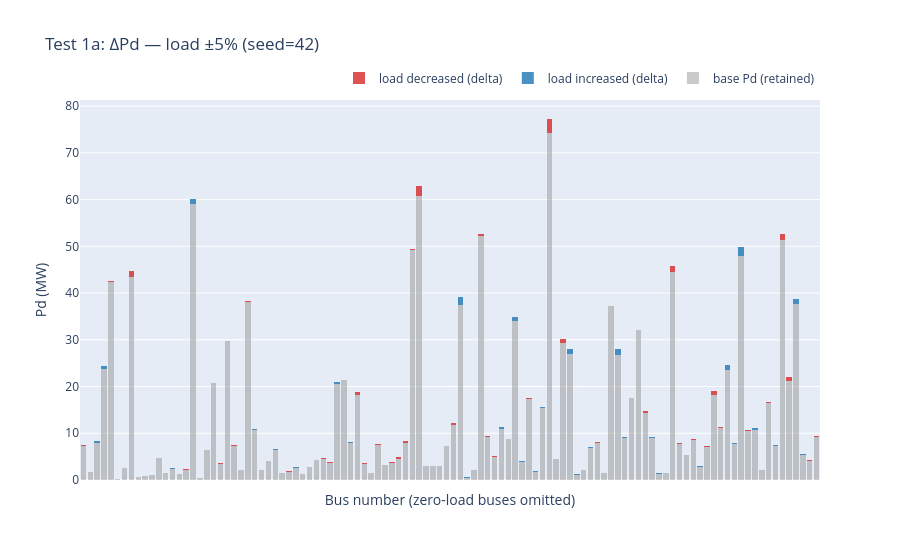

Source (notebook cell):
### Code cell
# Test 1a: load ±5% (seed=42)
IL_LOAD_IN = M_CASES_DIR / "case_ACTIVSg200_load5pct.m"
IL_LOAD_OUT = M_CASES_DIR / "case_ACTIVSg200_load5pct_solved.m"

fig_1a = plot_load_comparison(
    ILLINOIS_M, IL_LOAD_IN, title="Test 1a: ΔPd — load ±5% (seed=42)"
)
_ = fig_1a.show()

load_df, load_stderr, load_rc = run_solve_pf_out(IL_LOAD_IN, IL_LOAD_OUT)
pf_summary("Test 1a: load ±5%", load_df, load_rc, load_stderr)
if load_rc == 0:
    diff_vs_base("load ±5%", load_df, il_df)

### Figure 1 — Plotly figure (JSON) as saved in the notebook; plotly's stock layout.template omitted (floating-point values rounded to 4 significant figures; data arrays with more than 128 entries replaced by an {"elided": "..."} marker saying what was removed)
{"data": [{"customdata": {"elided": "108x3 float values"}, "hovertemplate": "bus %{x}<br>base = %{customdata[0]:.2f} MW<br>pert = %{customdata[1]:.2f} MW<br>delta = %{customdata[2]:+.2f} MW<extra></extra>", "marker": {"color": "rgba(150,150,150,0.50)", "line": {"width": 0}}, "name": "base Pd (retained)", "type": "bar", "x": ["bus 2", "bus 4", "bus 6", "bus 8", "bus 10", "bus 12", "bus 13", "bus 16", "bus 18", "bus 19", "bus 20", "bus 21", "bus 23", "bus 24", "bus 26", "bus 28", "bus 30", "bus 32", "bus 33", "bus 35", "bus 37", "bus 38", "bus 39", "bus 40", "bus 41", "bus 42", "bus 43", "bus 44", "bus 46", "bus 47", "bus 48", "bus 54", "bus 56", "bus 57", "bus 58", "bus 59", "bus 60", "bus 61", "bus 62", "bus 63", "bus 74", "bus 75", "bus 80", "bus 82", "bus 83", "bus 84", "bus 85", "bus 86", "bus 88", "bus 89", "bus 93", "bus 95", "bus 96", "bus 97", "bus 99", "bus 100", "bus 101", "bus 106", "bus 107", "bus 108", "bus 109", "bus 110", "bus 111", "bus 117", "bus 118", "bus 119", "bus 120", "bus 122", "bus 129", "bus 130", "bus 131", "bus 132", "bus 137", "bus 138", "bus 139", "bus 140", "bus 141", "bus 142", "bus 143", "bus 144", "bus 145", "bus 148", "bus 157", "bus 158", "bus 159", "bus 162", "bus 163", "bus 171", "bus 172", "bus 173", "bus 174", "bus 175", "bus 176", "bus 177", "bus 179", "bus 180", "bus 181", "bus 184", "bus 185", "bus 186", "bus 190", "bus 191", "bus 192", "bus 193", "bus 194", "bus 198", "bus 199", "bus 200"], "y": [7.345, 1.7, 7.95, 23.74, 42.47, 0.3, 2.52, 43.54, 0.679, 0.77, 1.13, 4.61, 1.41, 2.4, 1.309, 2.224, 59.09, 0.51, 6.328, 20.7, 3.438, 29.74, 7.208, 2.04, 38.1, 10.62, 2.09, 4.072, 6.34, 1.523, 1.781, 2.66, 1.31, 2.808, 4.23, 4.56, 3.654, 20.55, 21.35, 7.98, 18.26, 3.441, 1.48, 7.529, 3.14, 3.625, 4.599, 7.912, 49.15, 60.72, 3.044, 2.94, 2.96, 7.229, 11.71, 37.39, 0.52, 2.06, 52.29, 9.205, 4.952, 10.86, 8.781, 34.08, 3.94, 17.43, 1.8, 15.44, 74.18, 4.4, 29.25, 26.96, 1.16, 2.086, 6.84, 7.867, 1.418, 37.23, 26.78, 9.05, 17.49, 32.02, 14.44, 8.97, 1.39, 1.45, 44.56, 7.774, 5.38, 8.497, 2.77, 7.065, 18.14, 11.22, 23.61, 7.74, 47.98, 10.49, 10.79, 2.1, 16.39, 7.23, 51.37, 21.16, 37.57, 5.37, 4.131, 9.163]}, {"customdata": {"elided": "108x2 float values"}, "hovertemplate": "bus %{x}<br>delta = +%{customdata[1]:.2f} MW<br>base = %{customdata[0]:.2f} MW<extra></extra>", "marker": {"color": "rgba(31,119,180,0.80)", "line": {"width": 0}}, "name": "load increased (delta)", "type": "bar", "x": ["bus 2", "bus 4", "bus 6", "bus 8", "bus 10", "bus 12", "bus 13", "bus 16", "bus 18", "bus 19", "bus 20", "bus 21", "bus 23", "bus 24", "bus 26", "bus 28", "bus 30", "bus 32", "bus 33", "bus 35", "bus 37", "bus 38", "bus 39", "bus 40", "bus 41", "bus 42", "bus 43", "bus 44", "bus 46", "bus 47", "bus 48", "bus 54", "bus 56", "bus 57", "bus 58", "bus 59", "bus 60", "bus 61", "bus 62", "bus 63", "bus 74", "bus 75", "bus 80", "bus 82", "bus 83", "bus 84", "bus 85", "bus 86", "bus 88", "bus 89", "bus 93", "bus 95", "bus 96", "bus 97", "bus 99", "bus 100", "bus 101", "bus 106", "bus 107", "bus 108", "bus 109", "bus 110", "bus 111", "bus 117", "bus 118", "bus 119", "bus 120", "bus 122", "bus 129", "bus 130", "bus 131", "bus 132", "bus 137", "bus 138", "bus 139", "bus 140", "bus 141", "bus 142", "bus 143", "bus 144", "bus 145", "bus 148", "bus 157", "bus 158", "bus 159", "bus 162", "bus 163", "bus 171", "bus 172", "bus 173", "bus 174", "bus 175", "bus 176", "bus 177", "bus 179", "bus 180", "bus 181", "bus 184", "bus 185", "bus 186", "bus 190", "bus 191", "bus 192", "bus 193", "bus 194", "bus 198", "bus 199", "bus 200"], "y": [0.0, 0.03355, 0.3781, 0.6791, 0.0, 0.0128, 0.03625, 0.0, 0.0, 0.02523, 0.01488, 0.119, 0.06637, 0.09435, 0.0, 0.0, 1.082, 0.02384, 0.0, 0.0, 0.0, 0.0, 0.0, 0.03464, 0.0, 0.3533, 0.04185, 0.0, 0.1932, 0.0, 0.0, 0.04385, 0.03678, 0.0, 0.02908, 0.0, 0.0, 0.3461, 0.0, 0.05206, 0.0, 0.0, 0.04202, 0.0, 0.0986, 0.0, 0.0, 0.0, 0.0, 0.0, 0.0, 0.0, 0.03856, 0.0, 0.0, 1.727, 0.02125, 0.04468, 0.0, 0.0, 0.0, 0.4372, 0.0, 0.881, 0.08647, 0.0, 0.02292, 0.2314, 0.0, 0.03856, 0.0, 1.146, 0.05319, 0.0, 0.1934, 0.0, 0.0, 0.0, 1.172, 0.06491, 0.0, 0.06619, 0.0, 0.143, 0.03155, 0.06032, 0.0, 0.0, 0.008101, 0.0, 0.1208, 0.0, 0.0, 0.0, 0.9247, 0.1924, 1.875, 0.0, 0.2935, 0.03395, 0.0, 0.3158, 0.0, 0.0, 1.244, 0.2011, 0.0, 0.0]}, {"customdata": {"elided": "108x2 float values"}, "hovertemplate": "bus %{x}<br>delta = %{customdata[1]:.2f} MW<br>base = %{customdata[0]:.2f} MW<extra></extra>", "marker": {"color": "rgba(214,39,40,0.80)", "line": {"width": 0}}, "name": "load decreased (delta)", "type": "bar", "x": ["bus 2", "bus 4", "bus 6", "bus 8", "bus 10", "bus 12", "bus 13", "bus 16", "bus 18", "bus 19", "bus 20", "bus 21", "bus 23", "bus 24", "bus 26", "bus 28", "bus 30", "bus 32", "bus 33", "bus 35", "bus 37", "bus 38", "bus 39", "bus 40", "bus 41", "bus 42", "bus 43", "bus 44", "bus 46", "bus 47", "bus 48", "bus 54", "bus 56", "bus 57", "bus 58", "bus 59", "bus 60", "bus 61", "bus 62", "bus 63", "bus 74", "bus 75", "bus 80", "bus 82", "bus 83", "bus 84", "bus 85", "bus 86", "bus 88", "bus 89", "bus 93", "bus 95", "bus 96", "bus 97", "bus 99", "bus 100", "bus 101", "bus 106", "bus 107", "bus 108", "bus 109", "bus 110", "bus 111", "bus 117", "bus 118", "bus 119", "bus 120", "bus 122", "bus 129", "bus 130", "bus 131", "bus 132", "bus 137", "bus 138", "bus 139", "bus 140", "bus 141", "bus 142", "bus 143", "bus 144", "bus 145", "bus 148", "bus 157", "bus 158", "bus 159", "bus 162", "bus 163", "bus 171", "bus 172", "bus 173", "bus 174", "bus 175", "bus 176", "bus 177", "bus 179", "bus 180", "bus 181", "bus 184", "bus 185", "bus 186", "bus 190", "bus 191", "bus 192", "bus 193", "bus 194", "bus 198", "bus 199", "bus 200"], "y": [0.04517, 0.0, 0.0, 0.0, 0.2118, 0.0, 0.0, 1.221, 0.03097, 0.0, 0.0, 0.0, 0.0, 0.0, 0.04122, 0.1063, 0.0, 0.0, 0.1122, 0.0632, 0.1321, 0.07242, 0.2024, 0.0, 0.241, 0.0, 0.0, 0.07787, 0.0, 0.01733, 0.03852, 0.0, 0.0, 0.01159, 0.0, 0.1704, 0.1465, 0.0, 0.06188, 0.0, 0.4991, 0.159, 0.0, 0.07115, 0.0, 0.1249, 0.2305, 0.3382, 0.1881, 2.129, 0.01648, 0.05955, 0.0, 0.1013, 0.4649, 0.0, 0.0, 0.0, 0.2662, 0.2145, 0.2083, 0.0, 0.039, 0.0, 0.0, 0.1192, 0.0, 0.0, 3.063, 0.0, 0.9965, 0.0, 0.0, 0.003699, 0.0, 0.3426, 0.001895, 0.03463, 0.0, 0.0, 0.0465, 0.0, 0.3229, 0.0, 0.0, 0.0, 1.236, 0.166, 0.0, 0.2126, 0.0, 0.2452, 0.8651, 0.07327, 0.0, 0.0, 0.0, 0.1968, 0.0, 0.0, 0.3988, 0.0, 1.366, 0.8296, 0.0, 0.0, 0.1293, 0.1772]}], "layout": {"barmode": "stack", "legend": {"orientation": "h", "x": 1, "xanchor": "right", "y": 1.02, "yanchor": "bottom"}, "title": {"text": "Test 1a: ΔPd — load ±5% (seed=42)"}, "xaxis": {"showticklabels": false, "title": {"text": "Bus number (zero-load buses omitted)"}}, "yaxis": {"title": {"text": "Pd (MW)"}}}}
